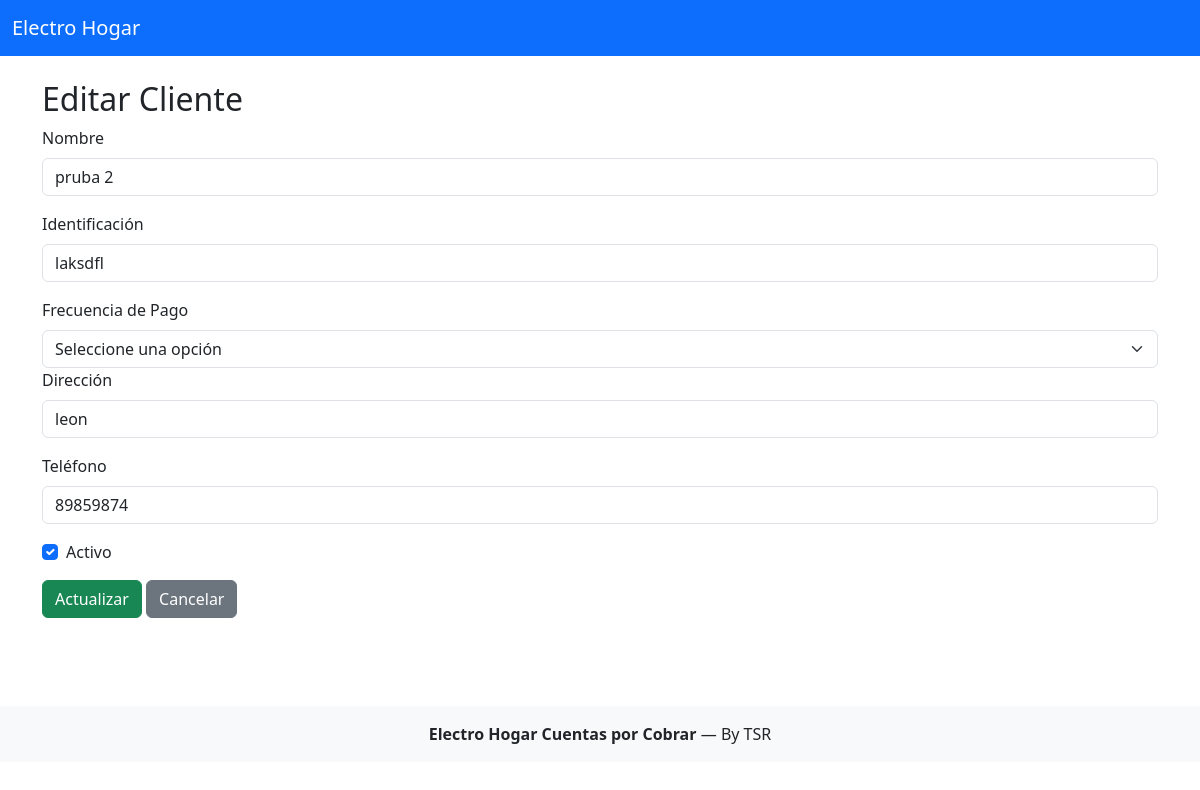
The page /clientes/editar/2 on the database its author committed.
### tables this page shows
CREATE TABLE IF NOT EXISTS clientes (
    cliente_id INT AUTO_INCREMENT PRIMARY KEY,
    nombre VARCHAR(100) NOT NULL,
    identificacion VARCHAR(30) UNIQUE NOT NULL,
    direccion TEXT,
    telefono VARCHAR(20),
    activo BOOLEAN DEFAULT TRUE,
    frecuencia_pago ENUM('Semanal', 'Quincenal', 'Mensual') DEFAULT 'Semanal'
);

### src/controllers/ClienteController.php (called while the page is built, shortened)
<?php
require_once __DIR__ . '/../models/Cliente.php';
class ClienteController {
    public function edit($id) {
        $cliente = Cliente::getById($id);
        include __DIR__ . '/../views/clientes/edit.php';
    }
}

### src/models/Cliente.php (called while the page is built, shortened)
<?php
require_once __DIR__ . '/../../config/database.php';
class Cliente {
    public static function getById($id) {
        global $pdo;
        $stmt = $pdo->prepare('SELECT cliente_id, nombre, identificacion, direccion, telefono, activo FROM clientes WHERE cliente_id = ?');
        $stmt->execute([$id]);
        return $stmt->fetch();
    }
}

### src/views/clientes/edit.php (the view, shortened to what this page needs)
<?php
include __DIR__ . '/../layout/header.php';
?>
<div class="container">
    <h2>Editar Cliente</h2>
    <form method="post">
        <div class="mb-3">
            <label for="nombre" class="form-label">Nombre</label>
            <input type="text" name="nombre" id="nombre" class="form-control" value="<?= htmlspecialchars($cliente['nombre']) ?>" required>
        </div>
        <div class="mb-3">
            <label for="identificacion" class="form-label">Identificación</label>
            <input type="text" name="identificacion" id="identificacion" class="form-control" value="<?= htmlspecialchars($cliente['identificacion']) ?? '' ?>" required>
        </div>
        <div class="mb-3">
            <label for="frecuencia" class="form-label">Frecuencia de Pago</label>
            <select name="frecuencia" id="frecuencia" class="form-select">
                <option value="">Seleccione una opción</option>
            </select>
        <div class="mb-3">
            <label for="direccion" class="form-label">Dirección</label>
            <input type="text" name="direccion" id="direccion" class="form-control" value="<?= htmlspecialchars($cliente['direccion']) ?? '' ?>" required>
        </div>
        <div class="mb-3">
            <label for="telefono" class="form-label">Teléfono</label>
            <input type="tel" name="telefono" id="telefono" class="form-control"
                   value="<?= htmlspecialchars($cliente['telefono']) ?? '' ?>" required
                   pattern="[0-9]*"    inputmode="numeric" title="Por favor, ingresa solo números (8 dígitos para números locales)."
                   maxlength="20"      placeholder="Ej: 88888888 o un número internacional">
        </div>
        <div class="mb-3 form-check">
            <input type="checkbox" class="form-check-input" id="activo" name="activo" value="1" <?= ($cliente['activo'] ?? 0) ? 'checked' : '' ?>>
            <label class="form-check-label" for="activo">Activo</label>
        </div>
        <button type="submit" class="btn btn-success">Actualizar</button>
        <a href="<?php echo BASE_URL; ?>/clientes" class="btn btn-secondary">Cancelar</a>
    </form>
</div>
<?php include __DIR__ . '/../layout/footer.php'; ?>

### rows shown on the page
clientes: nombre "pruba 2", identificacion "laksdfl", direccion "leon", telefono "89859874", activo "☑"
